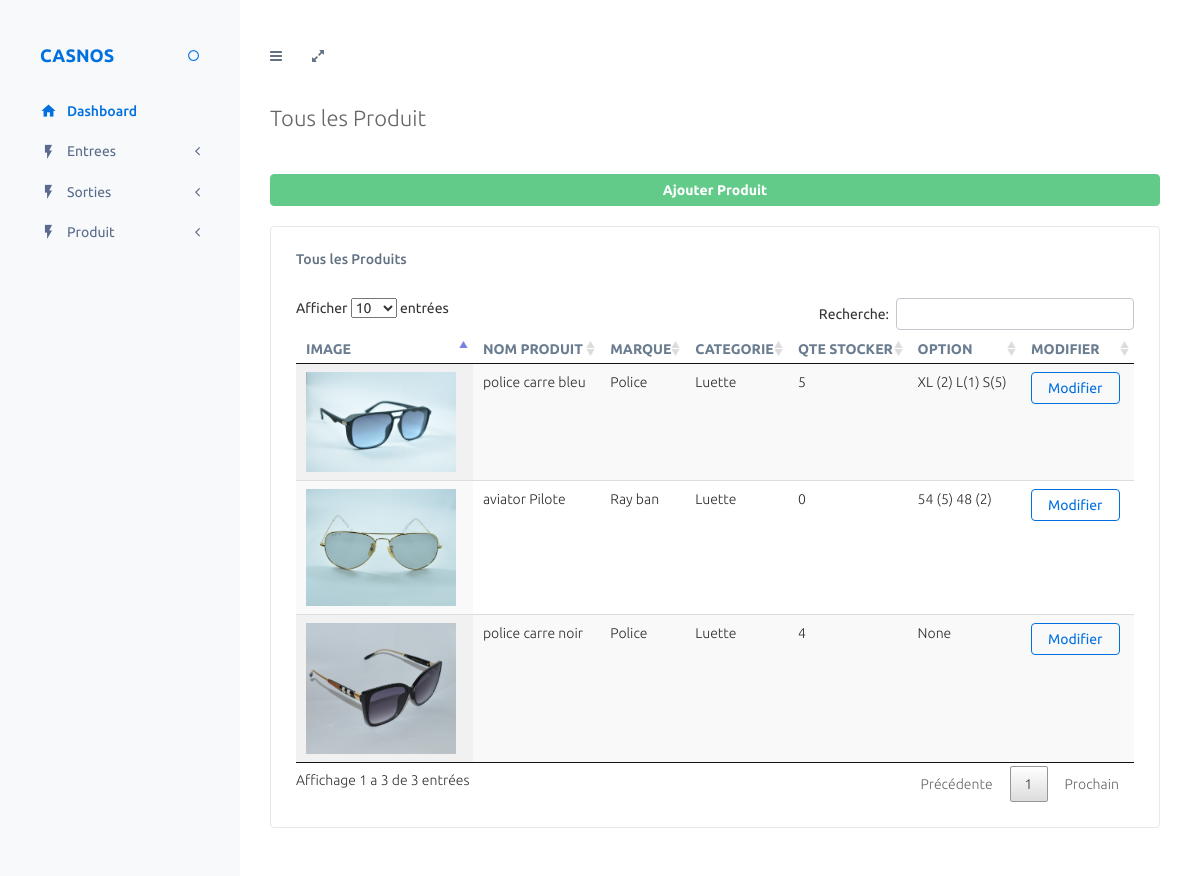
The app's page /stock/list-produit/ (signed in) with its own data.
### Stock/models.py (models this page shows, shortened)
class Produit(models.Model):
	nom = models.CharField(max_length = 50)
	marque = models.CharField(max_length = 50)
	categorie = models.ForeignKey(Categorie , on_delete=models.CASCADE)
	image = models.ImageField(upload_to='images/produit',)
	qte_stocke = models.IntegerField(default=0 , null=True ,blank=True)
	option = models.CharField(max_length = 250, null=True ,blank=True)

class Categorie(models.Model):
	libelle = models.CharField(max_length = 50)
	def __str__(self):
		return self.libelle

### Stock/views.py (the view)
# urls.py: path('list-produit/', list_produit  , name='list_produit'),
@login_required(login_url='/admin/login/')
def list_produit(request):
	template_name = 'list_produit.html'
	produits = Produit.objects.all()
	paginator = Paginator(produits, 1) # Show 25 contacts per page.
	page_number = request.GET.get('page')
	page_obj = paginator.get_page(page_number)
	args = {
		'page_obj': produits,
		}
	return render(request, template_name, args)

### Stock/templates/list_produit.html (shortened to what this page needs)
{% extends "base/base.html" %}
    {% block page_title %}
 Tous les Produit
    {% endblock page_title %}
{% block body %}
 <a href="{% url 'produit' %}" class="col-md-12 btn btn-success" style="margin-bottom: 20px; margin-top: 20px"><strong>Ajouter Produit</strong></a>
    <div id="main-wrapper">
        <div class="row">
            <div class="col-md-12">
                <div class="panel panel-white">
                    <div class="panel-heading clearfix">
                        <h4 class="panel-title">Tous les Produits</h4>
                    </div>
                    <div class="panel-body">
                       <div class="table-responsive">
                        <table id="example" class="display table" style="width: 100%; cellspacing: 0;">
                            <thead>
                                <tr>
                                    <th>IMAGE</th>
                                    <th>NOM PRODUIT</th>
                                    <th>MARQUE</th>
                                    <th>CATEGORIE</th>
                                    <th>QTE STOCKER</th>
                                    <th>OPTION</th>
                                    <th>MODIFIER</th>
                                </tr>
                            </thead>
                            <tbody>
                            {% for produit in page_obj %}
                                <tr>
                                    <td><a href="#">{% if produit.image  %}<img src="{{produit.image.url}}" width="150" >{% endif %}</a></td>
                                    <td><a href="#">{{produit.nom}}</a></td>
                                    <td><a href="#">{{produit.marque}}</a></td>
                                    <td><a href="#">{{produit.categorie}}</a></td>
                                    <td><a href="#">{{produit.qte_stocke}}</a></td>
                                    <td><a href="#">{{produit.option}}</a></td>
                                    <td><a href="{% url 'modifier_produit' pk=produit.pk %}" class="btn btn-default">Modifier</a></td>
                                </tr>
                            {% endfor %}
                            </tbody>
                           </table>
                        </div>
                    </div>
                </div>
            </div>
        </div>
    </div>
{% endblock body %}

### records on screen
Produit: image (picture), nom "police carre bleu", marque "Police", categorie "Luette", qte_stocke "5", option "XL (2) L(1) S(5)"
Produit: image (picture), nom "aviator Pilote", marque "Ray ban", categorie "Luette", qte_stocke "0", option "54 (5) 48 (2)"
Produit: image (picture), nom "police carre noir", marque "Police", categorie "Luette", qte_stocke "4", option "None"
